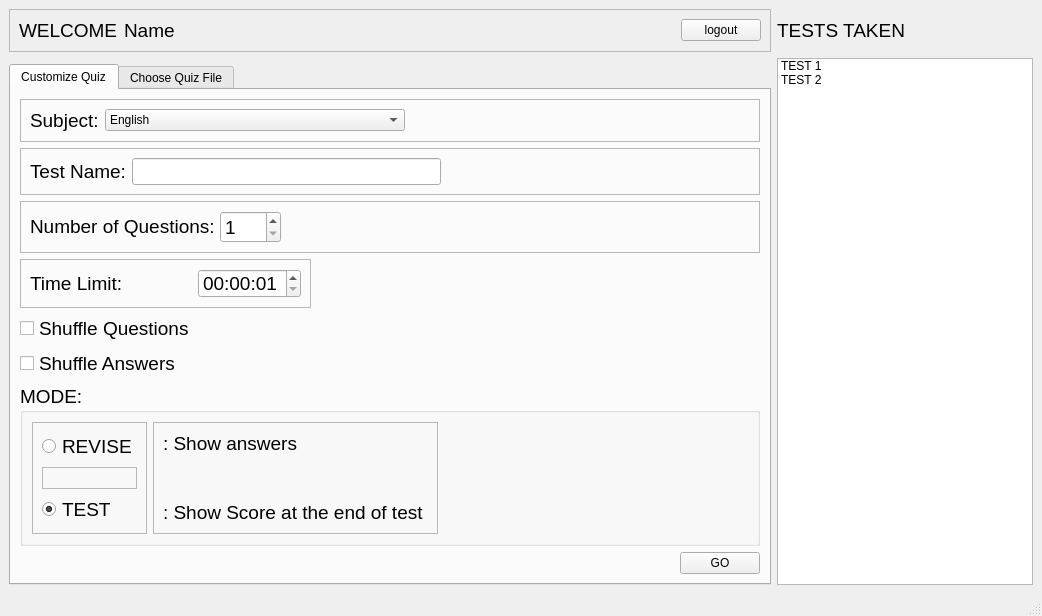
<?xml version="1.0" encoding="UTF-8"?>
<ui version="4.0">
 <class>MainWindow</class>
 <widget class="QMainWindow" name="MainWindow">
  <property name="geometry">
   <rect>
    <x>0</x>
    <y>0</y>
    <width>1042</width>
    <height>592</height>
   </rect>
  </property>
  <property name="windowTitle">
   <string>MainWindow</string>
  </property>
  <widget class="QWidget" name="centralwidget">
   <layout class="QGridLayout" name="gridLayout">
    <item row="0" column="0">
     <widget class="QFrame" name="frame">
      <property name="frameShape">
       <enum>QFrame::StyledPanel</enum>
      </property>
      <property name="frameShadow">
       <enum>QFrame::Raised</enum>
      </property>
      <layout class="QHBoxLayout" name="horizontalLayout">
       <item>
        <widget class="QLabel" name="label">
         <property name="font">
          <font>
           <pointsize>14</pointsize>
          </font>
         </property>
         <property name="text">
          <string>WELCOME</string>
         </property>
        </widget>
       </item>
       <item>
        <widget class="QLabel" name="nam">
         <property name="minimumSize">
          <size>
           <width>200</width>
           <height>0</height>
          </size>
         </property>
         <property name="font">
          <font>
           <pointsize>14</pointsize>
          </font>
         </property>
         <property name="text">
          <string>Name</string>
         </property>
        </widget>
       </item>
       <item>
        <spacer name="horizontalSpacer">
         <property name="orientation">
          <enum>Qt::Horizontal</enum>
         </property>
         <property name="sizeHint" stdset="0">
          <size>
           <width>40</width>
           <height>20</height>
          </size>
         </property>
        </spacer>
       </item>
       <item>
        <widget class="QPushButton" name="logout_btn">
         <property name="text">
          <string>logout</string>
         </property>
        </widget>
       </item>
      </layout>
     </widget>
    </item>
    <item row="1" column="1" rowspan="2">
     <widget class="QListWidget" name="tests_taken">
      <property name="maximumSize">
       <size>
        <width>256</width>
        <height>16777215</height>
       </size>
      </property>
      <item>
       <property name="text">
        <string>TEST 1</string>
       </property>
      </item>
      <item>
       <property name="text">
        <string>TEST 2</string>
       </property>
      </item>
     </widget>
    </item>
    <item row="0" column="1">
     <widget class="QLabel" name="label_3">
      <property name="font">
       <font>
        <pointsize>14</pointsize>
       </font>
      </property>
      <property name="text">
       <string>TESTS TAKEN</string>
      </property>
     </widget>
    </item>
    <item row="2" column="0">
     <widget class="QTabWidget" name="tabWidget">
      <property name="currentIndex">
       <number>0</number>
      </property>
      <widget class="QWidget" name="tab">
       <attribute name="title">
        <string>Customize Quiz</string>
       </attribute>
       <layout class="QVBoxLayout" name="verticalLayout_2">
        <item>
         <widget class="QFrame" name="frame_3">
          <property name="maximumSize">
           <size>
            <width>16777215</width>
            <height>62</height>
           </size>
          </property>
          <property name="frameShape">
           <enum>QFrame::StyledPanel</enum>
          </property>
          <property name="frameShadow">
           <enum>QFrame::Raised</enum>
          </property>
          <layout class="QHBoxLayout" name="horizontalLayout_3">
           <item>
            <widget class="QLabel" name="label_5">
             <property name="maximumSize">
              <size>
               <width>119</width>
               <height>23</height>
              </size>
             </property>
             <property name="font">
              <font>
               <pointsize>14</pointsize>
              </font>
             </property>
             <property name="text">
              <string>Subject:</string>
             </property>
            </widget>
           </item>
           <item>
            <widget class="QComboBox" name="sub">
             <property name="minimumSize">
              <size>
               <width>300</width>
               <height>0</height>
              </size>
             </property>
             <item>
              <property name="text">
               <string>English</string>
              </property>
             </item>
             <item>
              <property name="text">
               <string>Mathematics</string>
              </property>
             </item>
             <item>
              <property name="text">
               <string>Chemistry</string>
              </property>
             </item>
             <item>
              <property name="text">
               <string>Geography</string>
              </property>
             </item>
            </widget>
           </item>
           <item>
            <spacer name="horizontalSpacer_4">
             <property name="orientation">
              <enum>Qt::Horizontal</enum>
             </property>
             <property name="sizeHint" stdset="0">
              <size>
               <width>40</width>
               <height>20</height>
              </size>
             </property>
            </spacer>
           </item>
          </layout>
         </widget>
        </item>
        <item>
         <widget class="QFrame" name="frame_4">
          <property name="maximumSize">
           <size>
            <width>16777215</width>
            <height>62</height>
           </size>
          </property>
          <property name="frameShape">
           <enum>QFrame::StyledPanel</enum>
          </property>
          <property name="frameShadow">
           <enum>QFrame::Raised</enum>
          </property>
          <layout class="QHBoxLayout" name="horizontalLayout_4">
           <item>
            <widget class="QLabel" name="label_6">
             <property name="maximumSize">
              <size>
               <width>119</width>
               <height>23</height>
              </size>
             </property>
             <property name="font">
              <font>
               <pointsize>14</pointsize>
              </font>
             </property>
             <property name="text">
              <string>Test Name:</string>
             </property>
            </widget>
           </item>
           <item>
            <widget class="QLineEdit" name="tstname1">
             <property name="font">
              <font>
               <pointsize>12</pointsize>
              </font>
             </property>
            </widget>
           </item>
           <item>
            <spacer name="horizontalSpacer_3">
             <property name="orientation">
              <enum>Qt::Horizontal</enum>
             </property>
             <property name="sizeHint" stdset="0">
              <size>
               <width>40</width>
               <height>20</height>
              </size>
             </property>
            </spacer>
           </item>
          </layout>
         </widget>
        </item>
        <item>
         <widget class="QFrame" name="frame_5">
          <property name="frameShape">
           <enum>QFrame::StyledPanel</enum>
          </property>
          <property name="frameShadow">
           <enum>QFrame::Raised</enum>
          </property>
          <layout class="QHBoxLayout" name="horizontalLayout_5">
           <item>
            <widget class="QLabel" name="label_7">
             <property name="maximumSize">
              <size>
               <width>184</width>
               <height>23</height>
              </size>
             </property>
             <property name="font">
              <font>
               <pointsize>14</pointsize>
              </font>
             </property>
             <property name="text">
              <string>Number of Questions:</string>
             </property>
            </widget>
           </item>
           <item>
            <widget class="QSpinBox" name="ques1">
             <property name="font">
              <font>
               <pointsize>14</pointsize>
              </font>
             </property>
             <property name="minimum">
              <number>1</number>
             </property>
             <property name="maximum">
              <number>300</number>
             </property>
            </widget>
           </item>
           <item>
            <spacer name="horizontalSpacer_5">
             <property name="orientation">
              <enum>Qt::Horizontal</enum>
             </property>
             <property name="sizeHint" stdset="0">
              <size>
               <width>40</width>
               <height>20</height>
              </size>
             </property>
            </spacer>
           </item>
          </layout>
         </widget>
        </item>
        <item>
         <widget class="QFrame" name="frame_2">
          <property name="maximumSize">
           <size>
            <width>291</width>
            <height>49</height>
           </size>
          </property>
          <property name="frameShape">
           <enum>QFrame::StyledPanel</enum>
          </property>
          <property name="frameShadow">
           <enum>QFrame::Raised</enum>
          </property>
          <layout class="QHBoxLayout" name="horizontalLayout_2">
           <item>
            <widget class="QLabel" name="label_4">
             <property name="font">
              <font>
               <pointsize>14</pointsize>
              </font>
             </property>
             <property name="text">
              <string>Time Limit:</string>
             </property>
            </widget>
           </item>
           <item>
            <spacer name="horizontalSpacer_2">
             <property name="orientation">
              <enum>Qt::Horizontal</enum>
             </property>
             <property name="sizeHint" stdset="0">
              <size>
               <width>40</width>
               <height>20</height>
              </size>
             </property>
            </spacer>
           </item>
           <item>
            <widget class="QTimeEdit" name="time1">
             <property name="font">
              <font>
               <pointsize>14</pointsize>
              </font>
             </property>
             <property name="minimumTime">
              <time>
               <hour>0</hour>
               <minute>0</minute>
               <second>1</second>
              </time>
             </property>
             <property name="currentSection">
              <enum>QDateTimeEdit::HourSection</enum>
             </property>
             <property name="displayFormat">
              <string>hh:mm:ss</string>
             </property>
            </widget>
           </item>
          </layout>
         </widget>
        </item>
        <item>
         <widget class="QCheckBox" name="shuffq">
          <property name="font">
           <font>
            <pointsize>14</pointsize>
           </font>
          </property>
          <property name="text">
           <string>Shuffle Questions</string>
          </property>
         </widget>
        </item>
        <item>
         <widget class="QCheckBox" name="shuffa">
          <property name="font">
           <font>
            <pointsize>14</pointsize>
           </font>
          </property>
          <property name="text">
           <string>Shuffle Answers</string>
          </property>
         </widget>
        </item>
        <item>
         <widget class="QGroupBox" name="groupBox">
          <property name="font">
           <font>
            <pointsize>14</pointsize>
           </font>
          </property>
          <property name="title">
           <string>MODE:</string>
          </property>
          <layout class="QHBoxLayout" name="horizontalLayout_8">
           <item>
            <widget class="QFrame" name="frame_8">
             <property name="frameShape">
              <enum>QFrame::StyledPanel</enum>
             </property>
             <property name="frameShadow">
              <enum>QFrame::Raised</enum>
             </property>
             <layout class="QVBoxLayout" name="verticalLayout_3">
              <item>
               <widget class="QRadioButton" name="radioButton2">
                <property name="font">
                 <font>
                  <pointsize>14</pointsize>
                 </font>
                </property>
                <property name="text">
                 <string>REVISE</string>
                </property>
               </widget>
              </item>
              <item>
               <widget class="QFrame" name="frame_11">
                <property name="frameShape">
                 <enum>QFrame::StyledPanel</enum>
                </property>
                <property name="frameShadow">
                 <enum>QFrame::Raised</enum>
                </property>
                <layout class="QHBoxLayout" name="horizontalLayout_10"/>
               </widget>
              </item>
              <item>
               <widget class="QRadioButton" name="radioButton1">
                <property name="font">
                 <font>
                  <pointsize>14</pointsize>
                  <weight>50</weight>
                  <bold>false</bold>
                 </font>
                </property>
                <property name="text">
                 <string>TEST</string>
                </property>
                <property name="checked">
                 <bool>true</bool>
                </property>
               </widget>
              </item>
             </layout>
            </widget>
           </item>
           <item>
            <widget class="QFrame" name="frame_10">
             <property name="frameShape">
              <enum>QFrame::StyledPanel</enum>
             </property>
             <property name="frameShadow">
              <enum>QFrame::Raised</enum>
             </property>
             <layout class="QVBoxLayout" name="verticalLayout">
              <item>
               <widget class="QLabel" name="label_10">
                <property name="text">
                 <string>: Show answers</string>
                </property>
               </widget>
              </item>
              <item>
               <spacer name="verticalSpacer">
                <property name="orientation">
                 <enum>Qt::Vertical</enum>
                </property>
                <property name="sizeHint" stdset="0">
                 <size>
                  <width>20</width>
                  <height>40</height>
                 </size>
                </property>
               </spacer>
              </item>
              <item>
               <widget class="QLabel" name="label_2">
                <property name="text">
                 <string>: Show Score at the end of test </string>
                </property>
               </widget>
              </item>
             </layout>
            </widget>
           </item>
           <item>
            <spacer name="horizontalSpacer_8">
             <property name="orientation">
              <enum>Qt::Horizontal</enum>
             </property>
             <property name="sizeHint" stdset="0">
              <size>
               <width>40</width>
               <height>20</height>
              </size>
             </property>
            </spacer>
           </item>
          </layout>
         </widget>
        </item>
        <item alignment="Qt::AlignRight">
         <widget class="QPushButton" name="go_btn1">
          <property name="text">
           <string>GO</string>
          </property>
         </widget>
        </item>
       </layout>
      </widget>
      <widget class="QWidget" name="tab_2">
       <attribute name="title">
        <string>Choose Quiz File</string>
       </attribute>
       <layout class="QVBoxLayout" name="verticalLayout_4">
        <item>
         <widget class="QFrame" name="frame_7">
          <property name="maximumSize">
           <size>
            <width>16777215</width>
            <height>62</height>
           </size>
          </property>
          <property name="frameShape">
           <enum>QFrame::StyledPanel</enum>
          </property>
          <property name="frameShadow">
           <enum>QFrame::Raised</enum>
          </property>
          <layout class="QHBoxLayout" name="horizontalLayout_7">
           <item>
            <widget class="QLabel" name="label_9">
             <property name="maximumSize">
              <size>
               <width>119</width>
               <height>23</height>
              </size>
             </property>
             <property name="font">
              <font>
               <pointsize>14</pointsize>
              </font>
             </property>
             <property name="text">
              <string>Test File:</string>
             </property>
            </widget>
           </item>
           <item>
            <widget class="QComboBox" name="sub_2">
             <property name="minimumSize">
              <size>
               <width>300</width>
               <height>0</height>
              </size>
             </property>
            </widget>
           </item>
           <item>
            <widget class="QPushButton" name="load_btn">
             <property name="text">
              <string>load</string>
             </property>
            </widget>
           </item>
           <item>
            <spacer name="horizontalSpacer_7">
             <property name="orientation">
              <enum>Qt::Horizontal</enum>
             </property>
             <property name="sizeHint" stdset="0">
              <size>
               <width>40</width>
               <height>20</height>
              </size>
             </property>
            </spacer>
           </item>
          </layout>
         </widget>
        </item>
        <item>
         <widget class="QFrame" name="frame_6">
          <property name="maximumSize">
           <size>
            <width>738</width>
            <height>106</height>
           </size>
          </property>
          <property name="frameShape">
           <enum>QFrame::StyledPanel</enum>
          </property>
          <property name="frameShadow">
           <enum>QFrame::Raised</enum>
          </property>
          <layout class="QHBoxLayout" name="horizontalLayout_6">
           <item>
            <widget class="QLabel" name="label_8">
             <property name="maximumSize">
              <size>
               <width>184</width>
               <height>23</height>
              </size>
             </property>
             <property name="font">
              <font>
               <pointsize>14</pointsize>
              </font>
             </property>
             <property name="text">
              <string>Number of Questions:</string>
             </property>
            </widget>
           </item>
           <item>
            <widget class="QSpinBox" name="ques2">
             <property name="font">
              <font>
               <pointsize>14</pointsize>
              </font>
             </property>
             <property name="readOnly">
              <bool>true</bool>
             </property>
             <property name="buttonSymbols">
              <enum>QAbstractSpinBox::NoButtons</enum>
             </property>
             <property name="minimum">
              <number>1</number>
             </property>
             <property name="maximum">
              <number>300</number>
             </property>
            </widget>
           </item>
           <item>
            <spacer name="horizontalSpacer_6">
             <property name="orientation">
              <enum>Qt::Horizontal</enum>
             </property>
             <property name="sizeHint" stdset="0">
              <size>
               <width>40</width>
               <height>20</height>
              </size>
             </property>
            </spacer>
           </item>
          </layout>
         </widget>
        </item>
        <item>
         <widget class="QFrame" name="frame_9">
          <property name="maximumSize">
           <size>
            <width>291</width>
            <height>49</height>
           </size>
          </property>
          <property name="frameShape">
           <enum>QFrame::StyledPanel</enum>
          </property>
          <property name="frameShadow">
           <enum>QFrame::Raised</enum>
          </property>
          <layout class="QHBoxLayout" name="horizontalLayout_9">
           <item>
            <widget class="QLabel" name="label_11">
             <property name="font">
              <font>
               <pointsize>14</pointsize>
              </font>
             </property>
             <property name="text">
              <string>Time Limit:</string>
             </property>
            </widget>
           </item>
           <item>
            <spacer name="horizontalSpacer_9">
             <property name="orientation">
              <enum>Qt::Horizontal</enum>
             </property>
             <property name="sizeHint" stdset="0">
              <size>
               <width>40</width>
               <height>20</height>
              </size>
             </property>
            </spacer>
           </item>
           <item>
            <widget class="QTimeEdit" name="time2">
             <property name="font">
              <font>
               <pointsize>14</pointsize>
              </font>
             </property>
             <property name="readOnly">
              <bool>true</bool>
             </property>
             <property name="buttonSymbols">
              <enum>QAbstractSpinBox::NoButtons</enum>
             </property>
             <property name="minimumTime">
              <time>
               <hour>0</hour>
               <minute>0</minute>
               <second>1</second>
              </time>
             </property>
             <property name="currentSection">
              <enum>QDateTimeEdit::HourSection</enum>
             </property>
             <property name="displayFormat">
              <string>hh:mm:ss</string>
             </property>
            </widget>
           </item>
          </layout>
         </widget>
        </item>
        <item alignment="Qt::AlignRight">
         <widget class="QPushButton" name="go_btn2">
          <property name="text">
           <string>GO</string>
          </property>
         </widget>
        </item>
       </layout>
      </widget>
     </widget>
    </item>
   </layout>
  </widget>
  <widget class="QStatusBar" name="statusbar"/>
 </widget>
 <resources/>
 <connections/>
</ui>
